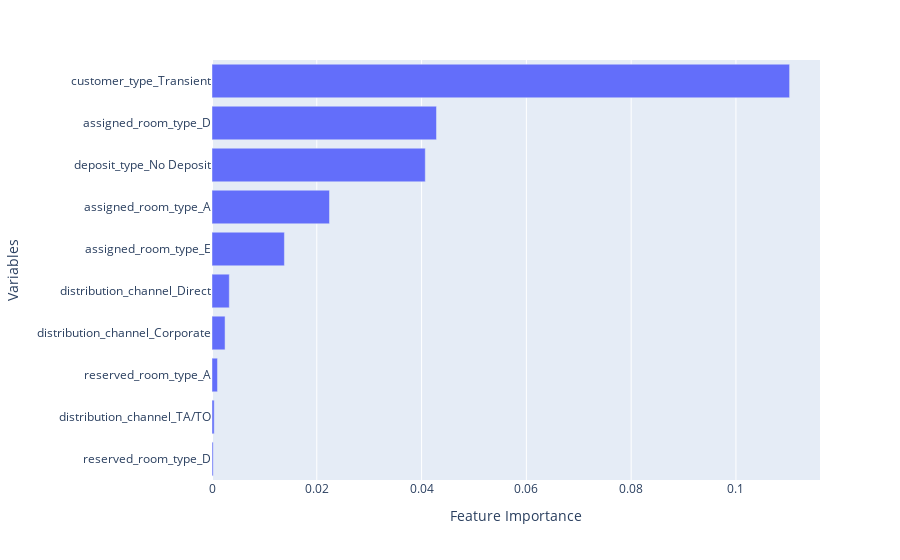

Notebook code cell kept with this figure:
### Code cell
fig = px.bar(feat_imp_df.iloc[:10,], x= 'feat_imp', y='vars')
fig.update_yaxes(title_text='Variables')
fig.update_xaxes(title_text='Feature Importance')
fig.update_layout(yaxis = {'categoryorder':'total ascending'})
fig.show()

### Figure 1 — Plotly figure (JSON) as saved in the notebook; plotly's stock layout.template omitted (floating-point values rounded to 4 significant figures)
{"data": [{"alignmentgroup": "True", "hovertemplate": "feat_imp=%{x}<br>vars=%{y}<extra></extra>", "legendgroup": "", "marker": {"color": "#636efa", "pattern": {"shape": ""}}, "name": "", "offsetgroup": "", "orientation": "h", "showlegend": false, "textposition": "auto", "type": "bar", "x": [0.1102, 0.0004183, 0.003303, 0.002491, 0.001046, 0.0002298, 0.04071, 0.02242, 0.01382, 0.04285], "xaxis": "x", "y": ["customer_type_Transient", "distribution_channel_TA/TO", "distribution_channel_Direct", "distribution_channel_Corporate", "reserved_room_type_A", "reserved_room_type_D", "deposit_type_No Deposit", "assigned_room_type_A", "assigned_room_type_E", "assigned_room_type_D"], "yaxis": "y"}], "layout": {"barmode": "relative", "legend": {"tracegroupgap": 0}, "margin": {"t": 60}, "xaxis": {"anchor": "y", "domain": [0, 1], "title": {"text": "Feature Importance"}}, "yaxis": {"anchor": "x", "categoryorder": "total ascending", "domain": [0, 1], "title": {"text": "Variables"}}}}
